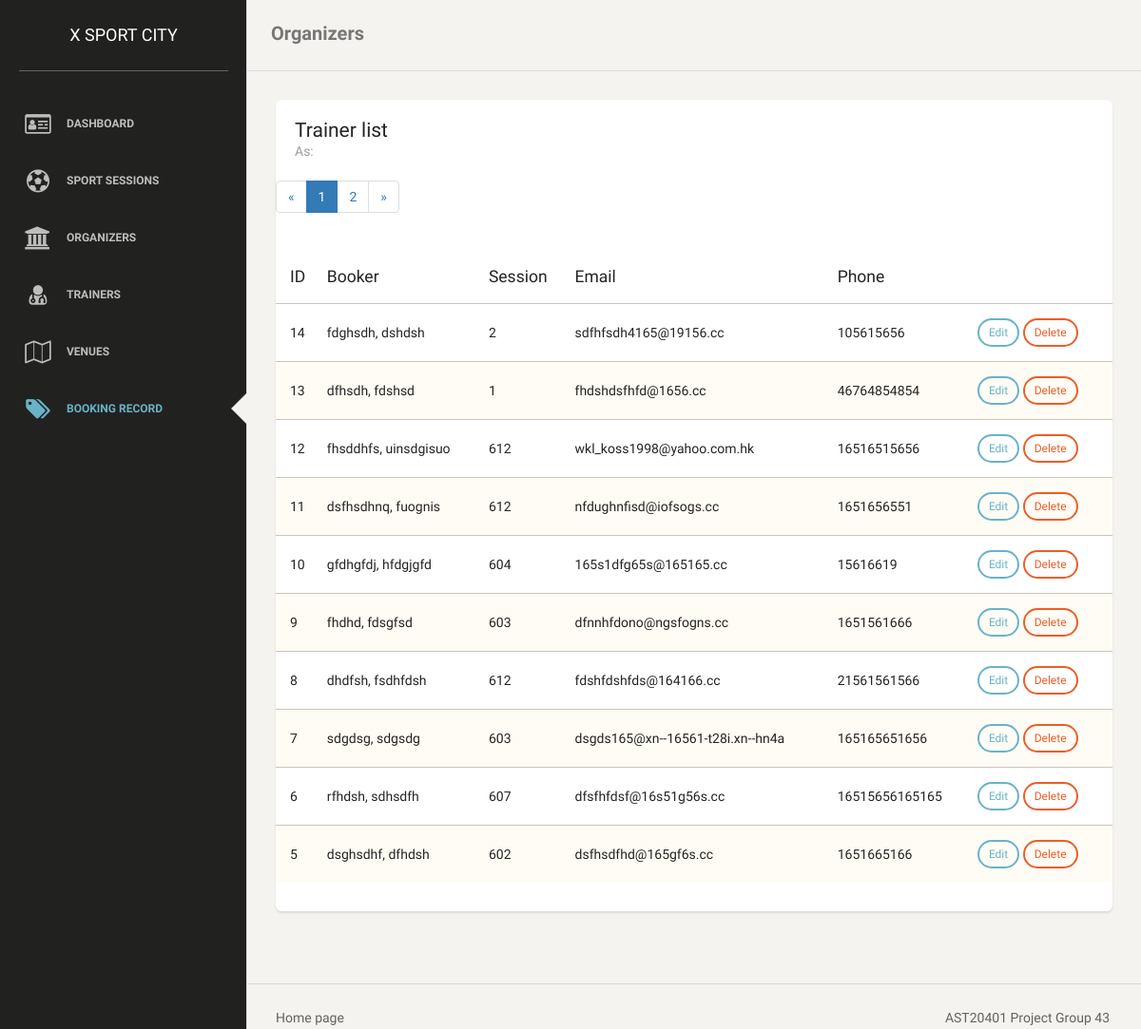
Page /index.php/admin/booking on the earlier database version.
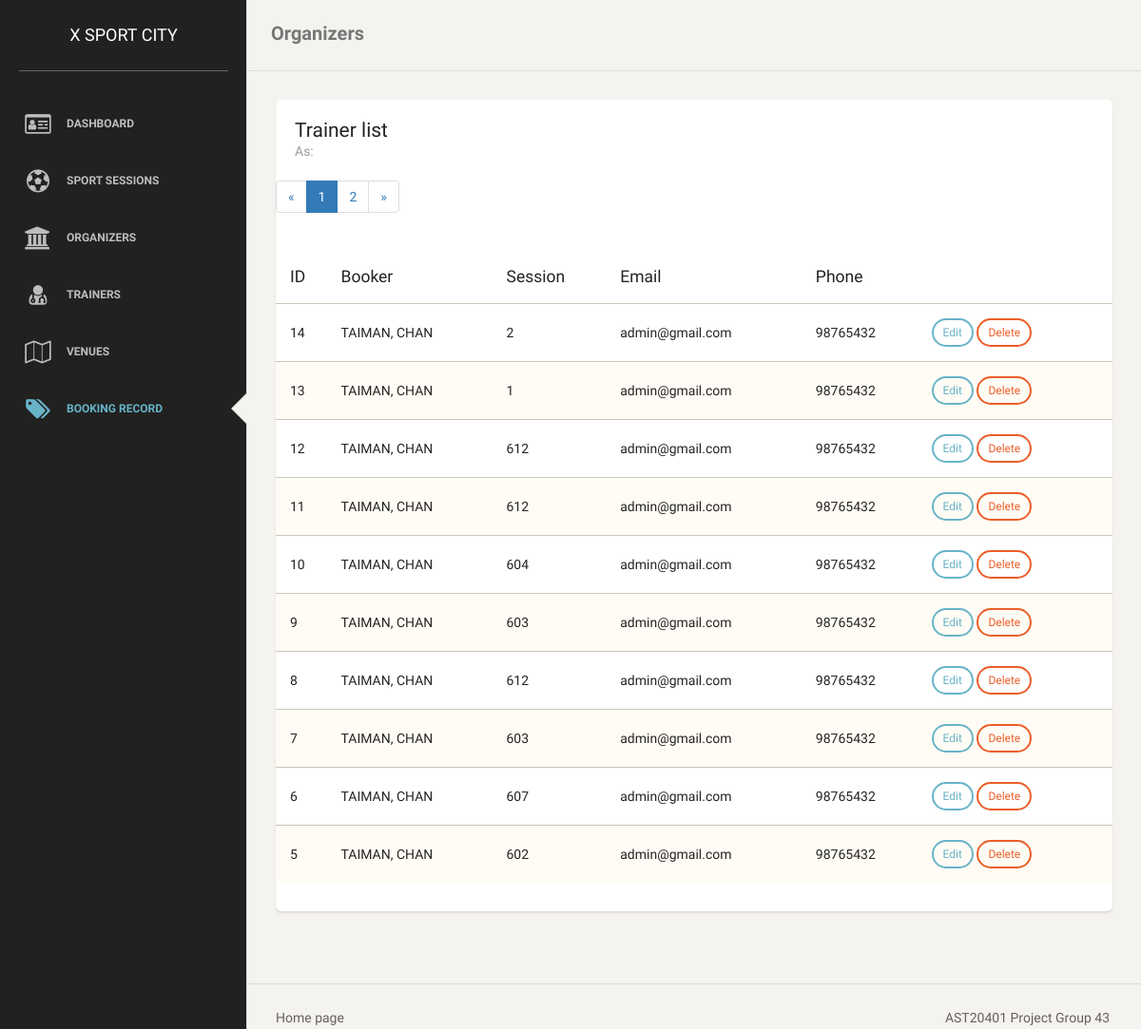
Same page on the later database version.
### tables this page shows
CREATE TABLE `bookings` (
  `booking_id` int(11) UNSIGNED NOT NULL,
  `booking_code` char(32) NOT NULL,
  `user_id` int(11) UNSIGNED DEFAULT NULL,
  `user_first_name` varchar(255) NOT NULL,
  `user_last_name` varchar(255) NOT NULL,
  `user_email` varchar(255) NOT NULL,
  `user_phone` varchar(255) NOT NULL,
  `session_id` int(11) UNSIGNED NOT NULL
);

### application/controllers/admin.php (called while the page is built, shortened)
<?php if ( ! defined('BASEPATH')) exit('No direct script access allowed');
class admin extends CI_Controller {
    public function booking(){
      $this->load->database();
      $page = isset($_GET["page"]) ? $_GET["page"] : 1;
      $results_per_page = 10;
      $start_from = ($page-1) * $results_per_page;
      $sql_string = "SELECT b.* "
          . "FROM bookings AS b "
          . "ORDER BY b.booking_id DESC "
          . "LIMIT $start_from, $results_per_page";
      $sql_query = $this->db->query($sql_string);
      $result = $this->db->query("SELECT COUNT(booking_id) AS total FROM bookings;");
      $row = $result->row();
      $data["total_pages"] = ceil($row->total / $results_per_page);
      $data["current_page"] = $page;
      $data["query_listing"] = $sql_query;
      $this->load->view('admin_header', $data);
      $this->load->view('admin_nav', $data);
      $this->load->view('admin_booking', $data);
      $this->load->view('admin_footer', $data);
    }
}

### index.php (called while the page is built, shortened)
<?php
require_once BASEPATH.'core/CodeIgniter.php';

### application/views/admin_booking.php (the view, shortened to what this page needs)
<nav class="navbar navbar-default">
    <div class="container-fluid">
        <div class="navbar-header">
            <a class="navbar-brand" href="#">Organizers</a>
        </div>
    </div>
</nav>
<div class="content">
    <div class="container-fluid">
        <div class="row">
            <div class="col-md-12">
                <div class="card">
                    <div class="header">
                        <h4 class="title">Trainer list</h4>
                        <p class="category">As:</p>
                    </div>
                    <ul class="pagination">
                        <li><a href="#">&laquo;</a></li>
                    <?php
                    for ($i=1; $i<=$total_pages; $i++) {
                        echo "<li";
                        if($current_page == $i)
                            echo ' class="active"';
                        echo "><a href='./booking?page=".$i."'>".$i."</a></li>";
                    };
                    ?>
                        <li><a href="#">&raquo;</a></li>
                    </ul>
                    <div class="content table-responsive table-full-width">
                        <table class="table table-striped">
                            <thead>
                            <th>ID</th>
                            <th>Booker</th>
                            <th>Session</th>
                            <th>Email</th>
                            <th>Phone</th>
                            <th></th>
                            </thead>
                            <tbody>
                            <?php
                            foreach ($query_listing->result() as $row) {
                                echo '<tr>
                                <td>'.$row->booking_id.'</td>
                                <td>'.$row->user_first_name.', '.$row->user_last_name.'</td>
                                <td>'.$row->session_id.'</td>
                                <td>'.$row->user_email.'</td>
                                <td>'.$row->user_phone.'</td>
                                <td>
                                <a href="./booking_edit?id='.$row->booking_id.'" class="btn btn-info btn-sm" role="button">Edit</a>
                                <a href="./booking_delete?id='.$row->booking_id.'" class="btn btn-danger btn-sm" role="button">Delete</a>
                                </td>
                            </tr>';
                            }
                            ?>
                            </tbody>
                        </table>
                    </div>
                </div>
            </div>
        </div>
    </div>
</div>

Differences in the rows shown:
changed bookings id 14: user_first_name "fdghsdh" → "TAIMAN"; user_last_name "dshdsh" → "CHAN"; user_email "sdfhfsdh4165@19156.cc" → "admin@gmail.com"; user_phone "105615656" → "98765432"
changed bookings id 13: user_first_name "dfhsdh" → "TAIMAN"; user_last_name "fdshsd" → "CHAN"; user_email "fhdshdsfhfd@1656.cc" → "admin@gmail.com"; user_phone "46764854854" → "98765432"
changed bookings id 12: user_first_name "fhsddhfs" → "TAIMAN"; user_last_name "uinsdgisuo" → "CHAN"; user_email "wkl_koss1998@yahoo.com.hk" → "admin@gmail.com"; user_phone "16516515656" → "98765432"
changed bookings id 11: user_first_name "dsfhsdhnq" → "TAIMAN"; user_last_name "fuognis" → "CHAN"; user_email "nfdughnfisd@iofsogs.cc" → "admin@gmail.com"; user_phone "1651656551" → "98765432"
changed bookings id 10: user_first_name "gfdhgfdj" → "TAIMAN"; user_last_name "hfdgjgfd" → "CHAN"; user_email "165s1dfg65s@165165.cc" → "admin@gmail.com"; user_phone "15616619" → "98765432"
changed bookings id 9: user_first_name "fhdhd" → "TAIMAN"; user_last_name "fdsgfsd" → "CHAN"; user_email "dfnnhfdono@ngsfogns.cc" → "admin@gmail.com"; user_phone "1651561666" → "98765432"
changed bookings id 8: user_first_name "dhdfsh" → "TAIMAN"; user_last_name "fsdhfdsh" → "CHAN"; user_email "fdshfdshfds@164166.cc" → "admin@gmail.com"; user_phone "21561561566" → "98765432"
changed bookings id 7: user_first_name "sdgdsg" → "TAIMAN"; user_last_name "sdgsdg" → "CHAN"; user_email "dsgds165@xn--16561-t28i.xn--hn4a" → "admin@gmail.com"; user_phone "165165651656" → "98765432"
changed bookings id 6: user_first_name "rfhdsh" → "TAIMAN"; user_last_name "sdhsdfh" → "CHAN"; user_email "dfsfhfdsf@16s51g56s.cc" → "admin@gmail.com"; user_phone "16515656165165" → "98765432"
changed bookings id 5: user_first_name "dsghsdhf" → "TAIMAN"; user_last_name "dfhdsh" → "CHAN"; user_email "dsfhsdfhd@165gf6s.cc" → "admin@gmail.com"; user_phone "1651665166" → "98765432"
